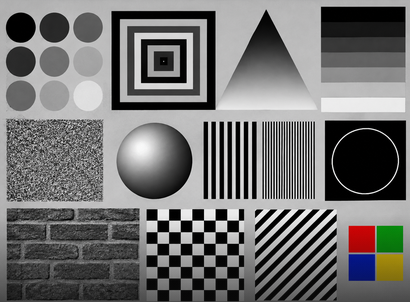
#> input picture APS3/imagem1.png, 410 x 302 px
$ jupyter execute APS3.ipynb   (older library calls are emulated)
#> lines starting #> are read from the running program, lines starting #| are printed output that depends on the picture
# APS 3: Tópicos Especiais I

Linyker Mendes Coelho, Sistemas de Informação, turma 4B.

Questão 1: filtros de suavização na `imagem1.png` e equalização de histograma na `imagem2.png`, usando OpenCV.

[cell 1]
import cv2
import numpy as np
import matplotlib.pyplot as plt

def mostrar(imagens, titulos, colunas=2, tamanho=(12, 9)):
    linhas = int(np.ceil(len(imagens) / colunas))
    fig, eixos = plt.subplots(linhas, colunas, figsize=tamanho)
    for eixo, img, titulo in zip(np.ravel(eixos), imagens, titulos):
        eixo.imshow(img, cmap='gray', vmin=0, vmax=255)
        eixo.set_title(titulo)
        eixo.axis('off')
    for eixo in np.ravel(eixos)[len(imagens):]:
        eixo.axis('off')
    plt.tight_layout()
    plt.show()

def nitidez(img):
    # variância do Laplaciano: quanto maior, mais bordas e detalhes finos a imagem tem
    return cv2.Laplacian(img, cv2.CV_64F).var()

## Imagem 1

A imagem é uma cartela de teste com várias regiões: círculos em tons de cinza, quadrados concêntricos, degradê, uma área de ruído, uma esfera, listras grossas e finas, um círculo fino sobre fundo preto, tijolos, xadrez, listras diagonais e quadrados coloridos. Ela é útil porque cada filtro afeta essas regiões de um jeito diferente. Vou trabalhar em tons de cinza.

[cell 2]
img1 = cv2.imread('imagem1.png', cv2.IMREAD_GRAYSCALE)
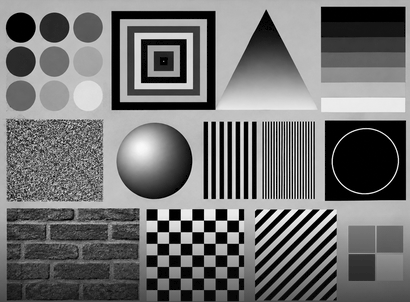
#> img1: shape (302, 410); min 0, max 254, mean 113.6
print(img1.shape)
#| (302, 410)
mostrar([img1], ['Original'], colunas=1, tamanho=(8, 6))
#> in mostrar, `linhas = int(np.ceil(len(imagens) / colunas))`: linhas = 1
#> the loop in mostrar, `for eixo, img, titulo in zip(np.ravel(eixos), imagens, titulos):` made 1 pass
#> titulo on pass 1: 'Original'
print('Nitidez original:', round(nitidez(img1)))
#| Nitidez original: 6698

### Filtro da média

`cv2.blur` troca cada pixel pela média simples da vizinhança. Testei kernels 3x3, 5x5 e 9x9.

[cell 3]
media = {k: cv2.blur(img1, (k, k)) for k in (3, 5, 9)}
#> media = 3 items
mostrar([img1] + list(media.values()), ['Original'] + [f'Média {k}x{k}' for k in media])
#> call 2 of mostrar, with colunas = 2, tamanho = (12, 9)
#> in mostrar (call 2), `linhas = int(np.ceil(len(imagens) / colunas))`: linhas = 2
#> the loop in mostrar (call 2), `for eixo, img, titulo in zip(np.ravel(eixos), imagens, titulos):` made 4 passes
#> titulo on passes 1 to 4: 'Original', 'Média 3x3', 'Média 5x5', 'Média 9x9'
#> in mostrar (call 2), `plt.show()`:
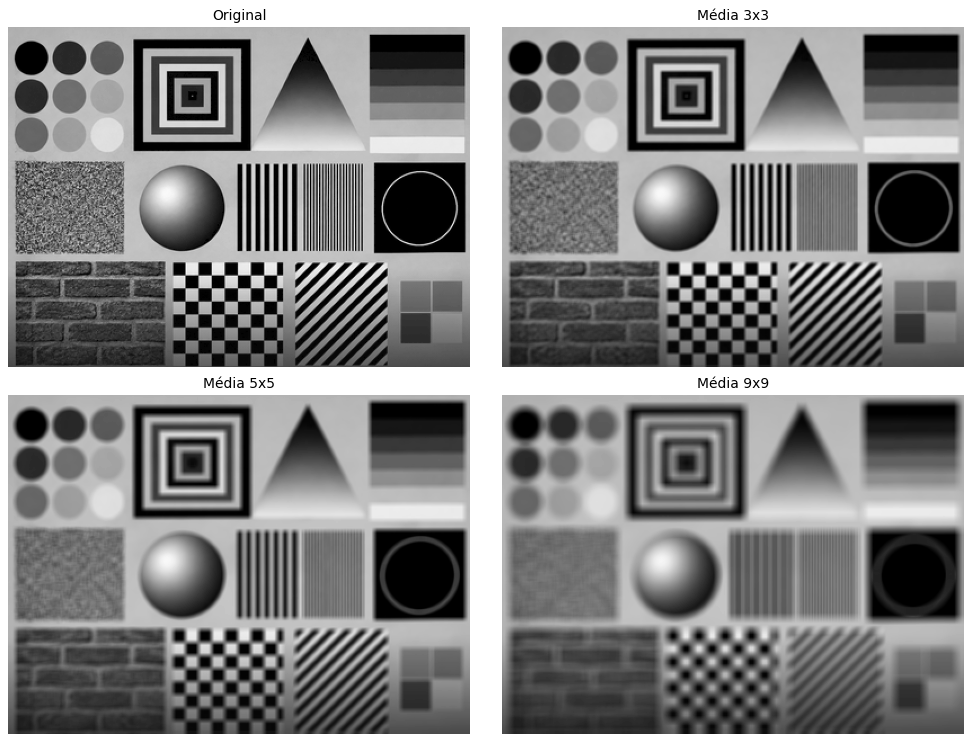
#> figure drawn by matplotlib, 4 panels
for k, img in media.items():
    print(f'Média {k}x{k}: nitidez = {nitidez(img):.0f}')
#> this loop made 3 passes
#| Média 3x3: nitidez = 420
#| Média 5x5: nitidez = 153
#| Média 9x9: nitidez = 54

**Análise do filtro da média.** A imagem inteira fica borrada e o borrão cresce com o kernel. O ruído da área granulada diminui, mas vira uma mancha cinza em vez de sumir. As bordas perdem definição: os quadrados concêntricos, o xadrez e os tijolos ficam com contornos borrados. Nas listras finas e no círculo fino o efeito é pior, porque as linhas pretas e brancas se misturam e viram cinza. No 9x9 as listras finas quase somem. A nitidez medida cai de cerca de 6700 para 420 (3x3), 153 (5x5) e 54 (9x9), ou seja, é o filtro que mais destrói detalhe.

### Filtro da mediana

`cv2.medianBlur` troca cada pixel pela mediana da vizinhança, que é sempre um valor que já existia na imagem.

[cell 4]
mediana = {k: cv2.medianBlur(img1, k) for k in (3, 5, 9)}
#> mediana = 3 items
mostrar([img1] + list(mediana.values()), ['Original'] + [f'Mediana {k}x{k}' for k in mediana])
#> call 3 of mostrar, with colunas = 2, tamanho = (12, 9)
#> the loop in mostrar (call 3), `for eixo, img, titulo in zip(np.ravel(eixos), imagens, titulos):` made 4 passes
#> in mostrar (call 3), `plt.show()`:
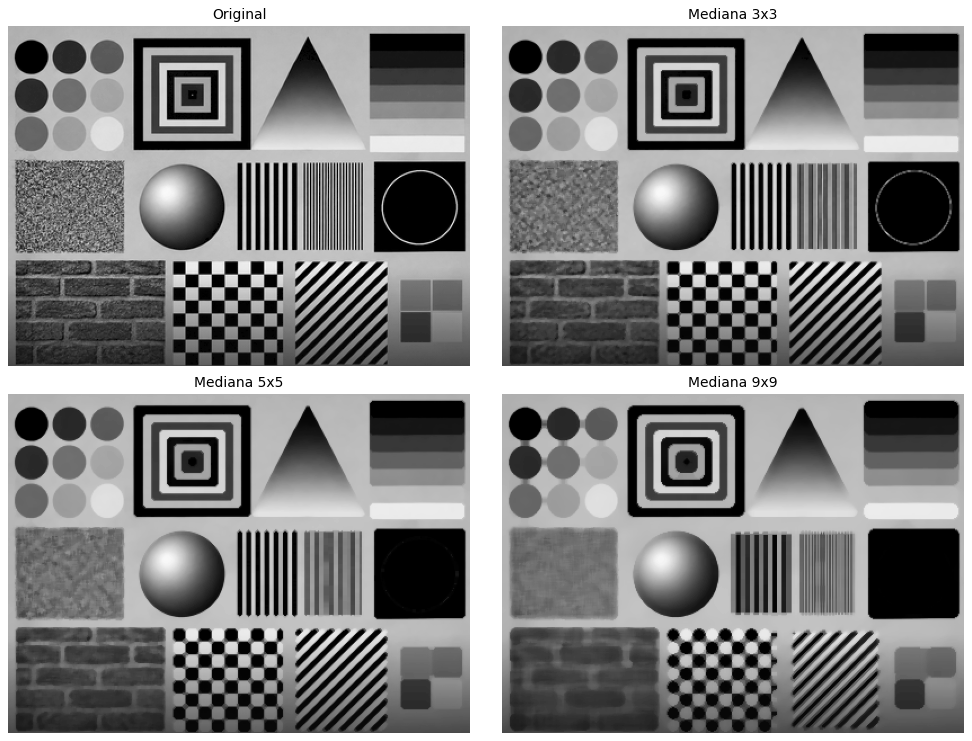
#> figure drawn by matplotlib, 4 panels
for k, img in mediana.items():
    print(f'Mediana {k}x{k}: nitidez = {nitidez(img):.0f}')

**Análise do filtro da mediana.** As bordas grandes continuam nítidas: os quadrados concêntricos, o xadrez e os círculos mantêm o contorno bem definido, e isso aparece na nitidez, que fica em 2454, 2097 e 1732, bem acima dos outros filtros. A área de ruído fica mais uniforme sem virar borrão. O problema está nos detalhes menores que o kernel: o círculo branco fino sobre o fundo preto praticamente desaparece, porque a linha tem poucos pixels de largura e a mediana a trata como ruído. As listras finas ficam deformadas, com aspecto quebrado, e os cantos dos quadrados ficam arredondados. No 9x9 a imagem começa a parecer uma pintura com manchas.

### Filtro gaussiano

`cv2.GaussianBlur` faz uma média ponderada, com peso maior para os pixels mais próximos do centro.

[cell 5]
gauss = {k: cv2.GaussianBlur(img1, (k, k), 0) for k in (3, 5, 9)}
#> gauss = 3 items
mostrar([img1] + list(gauss.values()), ['Original'] + [f'Gaussiano {k}x{k}' for k in gauss])
#> call 4 of mostrar, with colunas = 2, tamanho = (12, 9)
#> the loop in mostrar (call 4), `for eixo, img, titulo in zip(np.ravel(eixos), imagens, titulos):` made 4 passes
#> in mostrar (call 4), `plt.show()`:
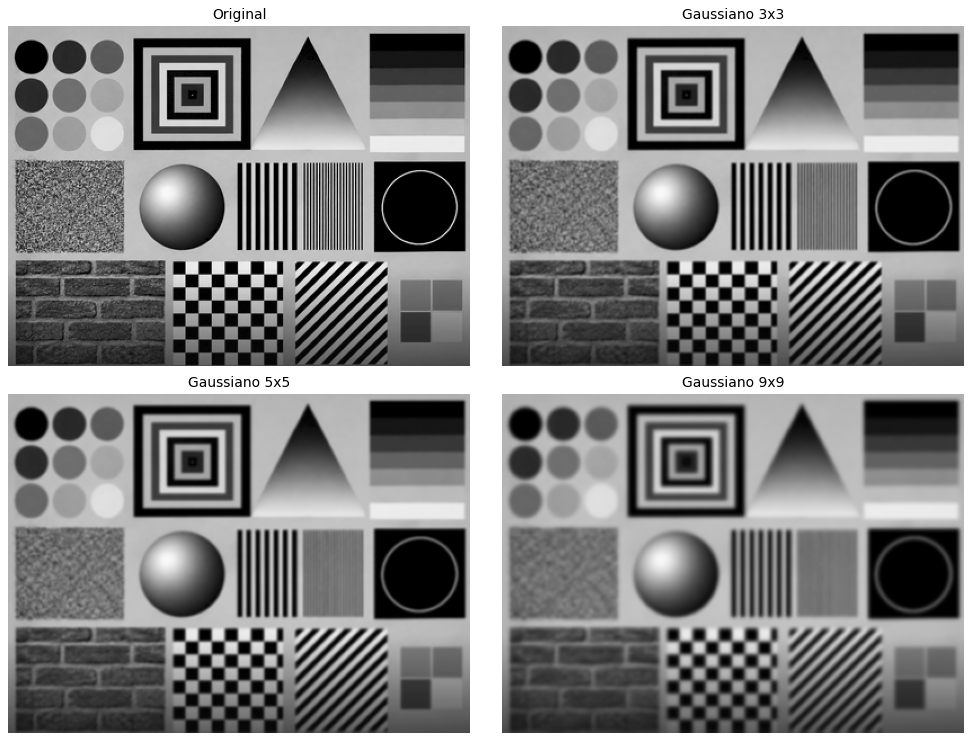
#> figure drawn by matplotlib, 4 panels
for k, img in gauss.items():
    print(f'Gaussiano {k}x{k}: nitidez = {nitidez(img):.0f}')

**Análise do filtro gaussiano.** Também borra, mas de forma mais suave e natural que a média com o mesmo kernel. As bordas ficam com uma transição gradual em vez de um borrão chapado, e o círculo fino continua visível, só mais claro e espesso. O ruído é atenuado de forma parecida com a média. A nitidez fica em 580, 241 e 71, um pouco acima da média em cada tamanho, o que confirma que ele preserva um pouco mais de detalhe.

### Comparação entre os filtros

[cell 6]
k = 5
mostrar([img1, media[k], mediana[k], gauss[k]],
        ['Original', f'Média {k}x{k}', f'Mediana {k}x{k}', f'Gaussiano {k}x{k}'])
#> the loop in mostrar (call 5), `for eixo, img, titulo in zip(np.ravel(eixos), imagens, titulos):` made 4 passes
#> in mostrar (call 5), `plt.show()`:
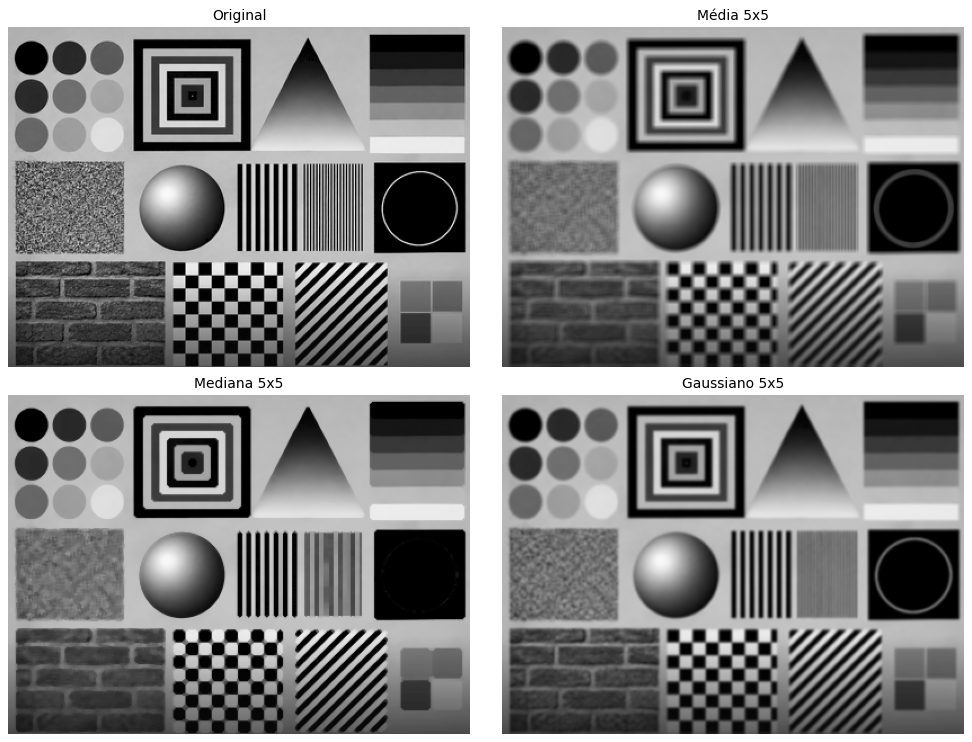
#> figure drawn by matplotlib, 4 panels

# recortes da área de ruído e do círculo fino para ver melhor a diferença
ruido = (slice(120, 200), slice(5, 105))
circulo = (slice(118, 205), slice(320, 410))
imgs = [img1, media[k], mediana[k], gauss[k]]
nomes = ['Original', 'Média', 'Mediana', 'Gaussiano']
mostrar([i[ruido] for i in imgs] + [i[circulo] for i in imgs],
        [f'{n} (ruído)' for n in nomes] + [f'{n} (círculo)' for n in nomes], colunas=4, tamanho=(14, 7))
#> the loop in mostrar (call 6), `for eixo, img, titulo in zip(np.ravel(eixos), imagens, titulos):` made 8 passes
#> in mostrar (call 6), `plt.show()`:
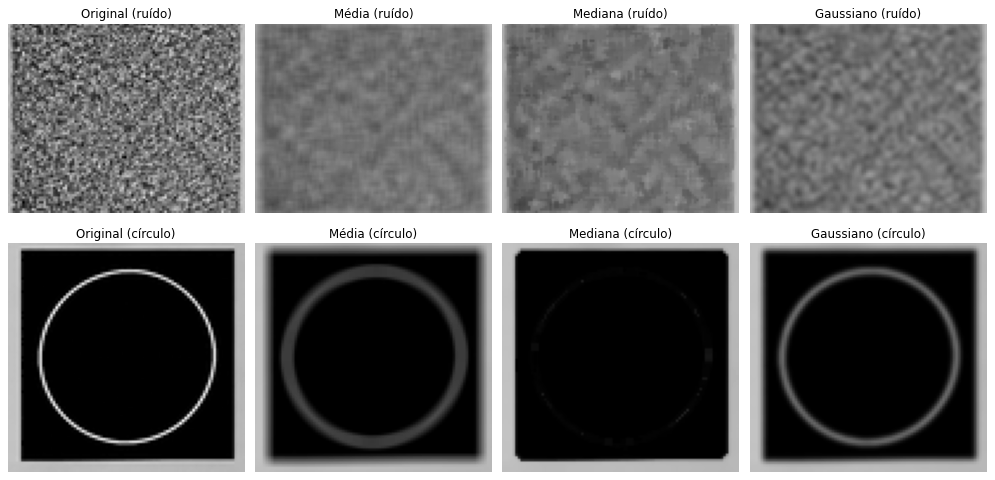
#> figure drawn by matplotlib, 8 panels

for nome, img in zip(nomes, imgs):
    print(f'{nome:10s} nitidez = {nitidez(img):6.0f}   desvio na área de ruído = {img[ruido].std():.1f}')
#> this loop made 4 passes
#| Original   nitidez =   6698   desvio na área de ruído = 36.7
#| Média      nitidez =    153   desvio na área de ruído = 13.8
#| Mediana    nitidez =   2097   desvio na área de ruído = 17.7
#| Gaussiano  nitidez =    241   desvio na área de ruído = 16.7

**Comparação.** Os três filtros reduzem o ruído (o desvio padrão da área granulada cai de 36,7 para algo entre 14 e 18), mas cada um paga um preço diferente:

- A média é a que mais borra. Suaviza tudo por igual e apaga detalhes finos e bordas junto com o ruído.
- O gaussiano tem resultado parecido com a média, porém mais suave e com um pouco mais de nitidez. Por dar mais peso ao centro, deforma menos as bordas.
- A mediana é a que melhor preserva bordas e contornos grandes, por isso a nitidez dela fica muito acima das outras. Em troca, apaga estruturas mais finas que o kernel, como o círculo fino, e distorce as listras finas.

Para ruído do tipo sal e pimenta, ou quando é importante manter bordas, a mediana é a melhor escolha. Para uma suavização geral antes de outra etapa (detecção de bordas, por exemplo), o gaussiano dá o resultado mais equilibrado. A média é a mais simples, mas a que mais perde informação.

## Imagem 2

A imagem 2 é uma superfície com crateras e relevo, com contraste muito baixo. O histograma mostra que os pixels estão concentrados numa faixa estreita de cinza.

[cell 7]
img2 = cv2.imread('imagem2.png', cv2.IMREAD_GRAYSCALE)
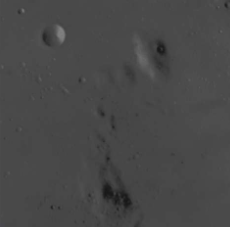
#> input picture APS3/imagem2.png, 230 x 227 px
#> img2: shape (227, 230); min 23, max 128, mean 72.3
print('mín:', img2.min(), 'máx:', img2.max(), 'média:', round(img2.mean(), 1), 'desvio:', round(img2.std(), 1))
#| mín: 23 máx: 128 média: 72.3 desvio: 5.6
print('98% dos pixels entre', np.percentile(img2, 1), 'e', np.percentile(img2, 99))
#| 98% dos pixels entre 49.0 e 84.0

### Equalização de histograma global e CLAHE

`cv2.equalizeHist` redistribui os tons para ocupar toda a faixa de 0 a 255. Também testei o CLAHE (`cv2.createCLAHE`), que equaliza por blocos e limita o quanto o contraste pode aumentar.

[cell 8]
eq = cv2.equalizeHist(img2)
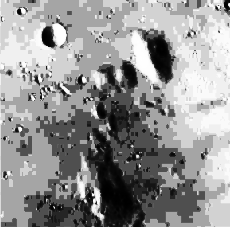
#> eq: shape (227, 230); min 0, max 255, mean 147.3
clahe = cv2.createCLAHE(clipLimit=2.0, tileGridSize=(8, 8)).apply(img2)
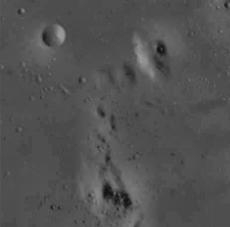
#> clahe: shape (227, 230); min 17, max 155, mean 82.2

fig, eixos = plt.subplots(2, 3, figsize=(15, 9))
for col, (img, titulo) in enumerate([(img2, 'Original'), (eq, 'Equalização global'), (clahe, 'CLAHE')]):
    eixos[0, col].imshow(img, cmap='gray', vmin=0, vmax=255)
    eixos[0, col].set_title(titulo)
    eixos[0, col].axis('off')
    eixos[1, col].hist(img.ravel(), bins=256, range=(0, 256), color='gray')
    eixos[1, col].set_title(f'Histograma: {titulo}')
#> this loop made 3 passes
plt.tight_layout()
plt.show()
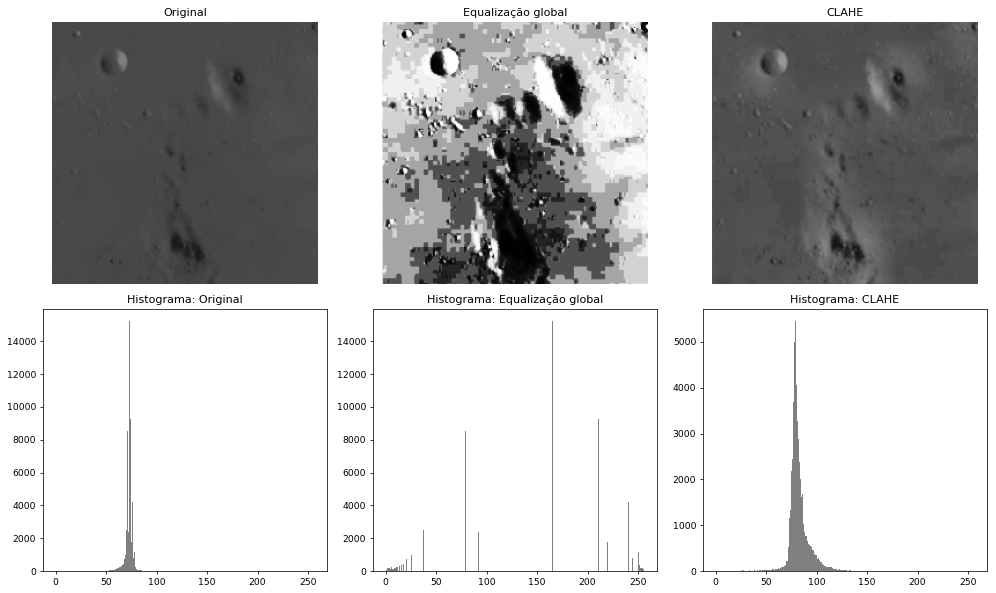
#> figure drawn by matplotlib, 6 panels; panel 4: tallest bar 15198 high, from x = 73 to 74; panel 5: tallest bar 15198 high, from x = 165 to 166; panel 6: tallest bar 5444 high, from x = 79 to 80

for nome, img in [('Original', img2), ('Equalização', eq), ('CLAHE', clahe)]:
    print(f'{nome:12s} mín={img.min():3d} máx={img.max():3d} média={img.mean():6.1f} desvio={img.std():5.1f}')
#> this loop made 3 passes
#| Original     mín= 23 máx=128 média=  72.3 desvio=  5.6
#| Equalização  mín=  0 máx=255 média= 147.3 desvio= 74.5
#| CLAHE        mín= 17 máx=155 média=  82.2 desvio= 10.5
